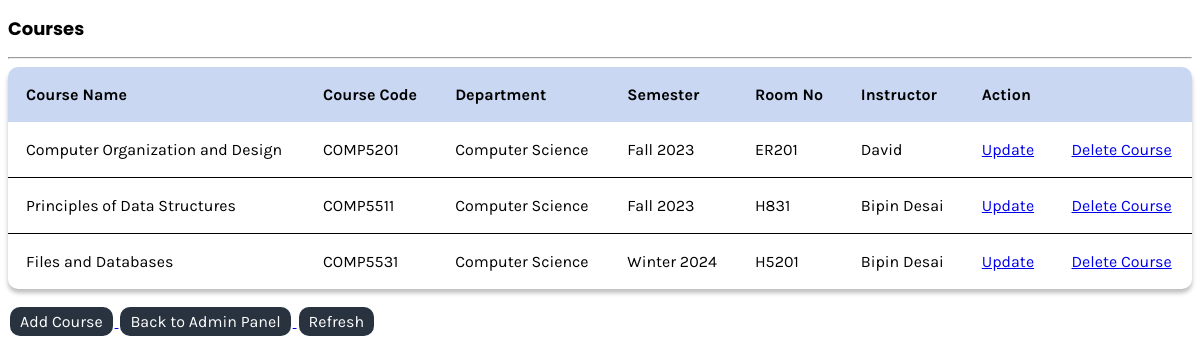
Screenshot of /CRUD-Courses.php (signed in) with the database file from the repository.
### tables this page shows
CREATE TABLE IF NOT EXISTS `courses` (
  `course_id` INT NOT NULL AUTO_INCREMENT,
  `course_name` VARCHAR(150) NOT NULL,
  `course_code` VARCHAR(150) NOT NULL,
  `dept_name` VARCHAR(150) NOT NULL,
  `semester` VARCHAR(150) NOT NULL,
  `room_no` VARCHAR(150) NOT NULL,
  `instructor_name` VARCHAR(150) NOT NULL,
  PRIMARY KEY (`course_id`)
) AUTO_INCREMENT=4;

### session.php (called while the page is built, shortened)
<?php
function isAdmin()
{
    if ($_SESSION['roleID'] == 1) {
        return true;
    }
    return false;
}
?>

### CRUD-Courses.php (the view, shortened to what this page needs)
<?php
require("session.php");
$query = "SELECT * FROM courses ORDER BY course_id ASC";
$results = mysqli_query($conn, $query);
?>
<!DOCTYPE html>
<html lang="en">
<head>
    <link rel="stylesheet" href="style.css">
</head>
<div class="content-body">
    <h2>Courses</h2>
    <hr>
    <table>
        <thead>
            <tr>
                <th>Course Name</th>
                <th>Course Code</th>
                <th>Department</th>
                <th>Semester</th>
                <th>Room No</th>
                <th>Instructor</th>
                <?php if (isAdmin()): ?>
                    <th colspan="2">Action</th>
                <?php endif; ?>
            </tr>
        </thead>
        <tbody>
            <?php foreach ($results as $row): ?>
                <tr>
                    <td><?= $row['course_name'] ?></td>
                    <td><?= $row['course_code'] ?></td>
                    <td><?= $row['dept_name'] ?></td>
                    <td><?= $row['semester'] ?></td>
                    <td><?= $row['room_no'] ?></td>
                    <td><?= $row['instructor_name'] ?></td>
                    <?php if (isAdmin()): ?>
                        <td><a href="?page=course&update_view=true&update_id=<?= $row['course_id'] ?>">Update</a></td>
                        <td><a href="?page=course&delete_id=<?= $row['course_id'] ?>" onclick="return confirm('Are you sure you want to delete?')">Delete Course</a></td>
                    <?php endif; ?>
                </tr>
            <?php endforeach; ?>
        </tbody>
    </table>
    <?php if (isAdmin()): ?>
        <a href="?page=course&add_view=true">
            <button>Add Course</button>
        </a>
    <?php endif; ?>
    <a href="admin.php">
        <button>Back to Admin Panel</button>
    </a>
    <a href="courses.php">
        <button>Refresh</button>
    </a>
</div>
</html>

### style.css (style rules this page uses)
h2 { font-family: 'Poppins', sans-serif; font-size: 18px; }
table { width: 100%; position: relative; background: white; box-shadow: 0px 4px 4px rgba(0, 0, 0, 0.25); border-radius: 10px; border-collapse: collapse; overflow: hidden; }
tr { border-bottom: 1px solid black; }
tr:last-child { border-bottom: none; }
th { background-color: #c9d7f2; }
th, td { padding: 18px; text-align: left; }
button { display: flex; justify-content: center; font-family: 'Karla', sans-serif; background-color: #29333F; border: none; color: white; padding: 5px 10px 5px 10px; text-align: center; text-decoration: none; display: inline-block; font-size: 16px; margin: 18px 2px; cursor: pointer; border-radius: 10px; }
*, *::after, *::before { box-sizing: border-box; }
hr { height: 0.25px; background-color: white; }

### rows the page displays
courses: course_name "Computer Organization and Design", course_code "COMP5201", dept_name "Computer Science", semester "Fall 2023", room_no "ER201", instructor_name "David"
courses: course_name "Principles of Data Structures", course_code "COMP5511", dept_name "Computer Science", semester "Fall 2023", room_no "H831", instructor_name "Bipin Desai"
courses: course_name "Files and Databases", course_code "COMP5531", dept_name "Computer Science", semester "Winter 2024", room_no "H5201", instructor_name "Bipin Desai"
